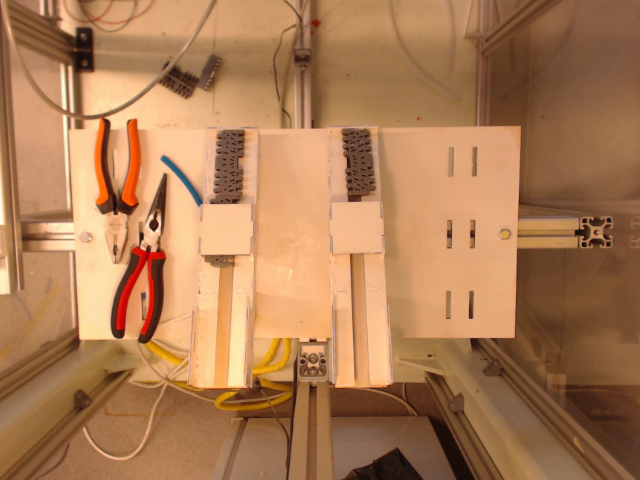
#> input picture code samples/moduleCamera/loadingDock2.png, 640 x 480 px
$ python findCorner.py   (older library calls are emulated)
#> lines starting #> are read from the running program, lines starting #| are printed output that depends on the picture; after the words box and inside, x2 and y2 are one past the last pixel; in counts of white or black regions, pixels touching at a corner belong together
import cv2
import numpy as np

#white = 255, black = 0

# 9,2           38, 2


# 9.58          38.58

dock = [[129 , 191,
         208, 258],
        [128, 188,
         326, 375]]


image = cv2.imread('loadingDock2.png')
#> image is the input picture: shape (480, 640, 3); mean B, G, R 84.3, 124, 172.4
startPosition = cv2.imread('initial.png')
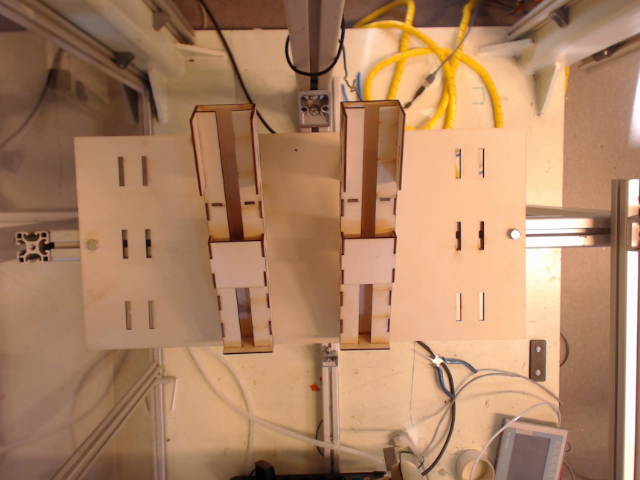
#> input picture code samples/moduleCamera/initial.png, 640 x 480 px
#> startPosition is the input picture: shape (480, 640, 3); mean B, G, R 99.6, 131.1, 173
cv2.imshow('sffr', image)

# End of Code

def toGreyscale(image):
    gray_image = cv2.cvtColor(image, cv2.COLOR_BGR2GRAY)
    return gray_image


crop_img = image[dock[0][0]:dock[0][1], dock[0][2]:dock[0][3]]
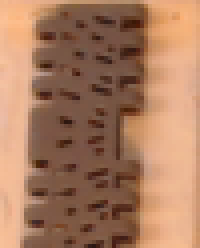
#> crop_img: shape (62, 50, 3) (shown 4 times larger); mean B, G, R 95.3, 123, 168.4
cv2.imshow('gray_image', crop_img)

grey_image=toGreyscale(crop_img)
#> in toGreyscale, `gray_image = cv2.cvtColor(image, cv2.COLOR_BGR2GRAY)`:
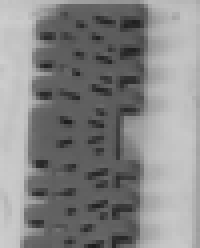
#> gray_image: shape (62, 50) (shown 4 times larger); min 28, max 206, mean 133.4

thresh = 120
black_image = cv2.threshold(grey_image, thresh, 255, cv2.THRESH_BINARY)[1]
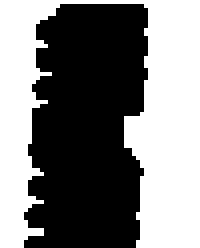
#> black_image: shape (62, 50) (shown 4 times larger); 48.6% white; 1 white region, box (x1, y1, x2, y2) and area: (0, 0, 50, 62) 1507
cv2.imshow('black image', black_image)


kernel = np.ones((5,5),np.uint8)
erode = cv2.erode(black_image,kernel,iterations = 1)
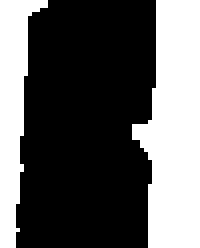
#> erode: shape (62, 50) (shown 4 times larger); 36.7% white; 2 white regions, box (x1, y1, x2, y2) and area: (33, 0, 50, 62) 769, (0, 0, 12, 62) 369
cv2.imshow('erode', erode)


ret,thresh = cv2.threshold(erode,127,255,0)
im2, contours, hierarchy = cv2.findContours(cv2.bitwise_not(thresh), cv2.RETR_TREE, cv2.CHAIN_APPROX_SIMPLE, )
#> im2: shape (62, 50); 63.3% white; 2 black regions
#> contours = 1 contour; box (x1, y1, x2, y2) and area: (4, 0, 39, 62) 1868
# print(contours[0])
print(contours[0][0][0][0]) #contours[countour][element][keep 0][key])
#| 12

# calculates the smallest [0][0] and the biggest [100][100] value to make a square
biggest = [0, 0]
smallest = [10000, 10000]
for cnt in contours:
    for x in range(len(cnt)):
        # print(cnt[x][0])
        if(cnt[x][0][0] > biggest[0] and cnt[x][0][1] > biggest[1]):
            biggest = [cnt[x][0][0], cnt[x][0][1]]
            print("new biggest:", biggest)
        if(cnt[x][0][0] < smallest[0] and cnt[x][0][1] < smallest[1]):
            smallest = [cnt[x][0][0], cnt[x][0][1]]
            print("new smallest:", smallest)
    print("endResult:", " smallest:", smallest, " biggest:", biggest, [smallest[0], biggest[1]])
#> this loop made 1 pass
#| new smallest: [12, 0]
#| new biggest: [12, 1]
#| new biggest: [36, 61]
#| endResult:  smallest: [12, 0]  biggest: [36, 61] [12, 61]
#> after the loop, biggest = [36, 61]; smallest = [12, 0]
    # print(smallest[1])


backtorgb = cv2.cvtColor(black_image,cv2.COLOR_GRAY2RGB) #convert an image to color so we can draw a colored countour

cnt = contours[0]
#> cnt = contour of 38 points, box (x1, y1, x2, y2) (4, 0, 39, 62), area 1868
M = cv2.moments(cnt)
#> M = moments, m00 1868, centre m10/m00, m01/m00 = (21.25, 30.8)
# cv2.drawContours(backtorgb, contours, -1, (0,255,0), 3)


contours34 = [np.array([smallest, [smallest[0], biggest[1]], biggest, [biggest[0], smallest[1]]], dtype=np.int32)] #draws square
#> contours34 = [[[12, 0], [12, 61], [36, 61], [36, 0]]]
for cnt in contours34:
    print("new")
    print(type(cnt))
    cv2.drawContours(backtorgb,[cnt],0,(255,0,0),2)
#> this loop made 1 pass
#> cnt on pass 1: [[12, 0], [12, 61], [36, 61], [36, 0]]
#| new
#| <class 'numpy.ndarray'>
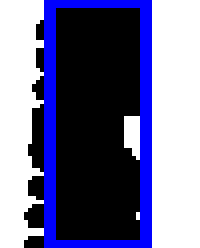
#> backtorgb: shape (62, 50, 3) (shown 4 times larger); mean B, G, R 146.3, 108.7, 108.7
cv2.imshow('final?', backtorgb)
print(len(backtorgb))
#| 62

print(black_image[0][0])
#| 255

rightSide= [[50 for x in range(int(biggest[0]/2)+1)] for y in range(biggest[1]+1)]
# leftSide = [[50 for x in range(500)] for y in range(500)]
leftSide= [[50 for x in range(int(biggest[0]/2)+1)] for y in range(biggest[1]+1)]
print("lenghte leftside:", len(leftSide[0]))
#| lenghte leftside: 19

print(type(biggest))
#| <class 'list'>
print("biggest1:", biggest[1], int(biggest[0]/2))
#| biggest1: 61 18
# fill leftSide list
whiteCounterLeft = 0
for y in range(smallest[1], biggest[1], 1): # loop through x axis
    for x in range(smallest[0], int(biggest[0]/2), 1): #loop through y axis
        if(black_image[y][x] == 255):
            whiteCounterLeft += 1
#> after the loop, whiteCounterLeft = 14
print("left:", whiteCounterLeft)
#| left: 14

#
# fill rightSide list
whiteCounterRight = 0
for y in range(smallest[1], biggest[1], 1): # loop through x axis
    # print("y", y)
    for x in range(int(biggest[0]/2),biggest[0] , 1): #loop through y axis
        if (black_image[y][x] == 255):
            whiteCounterRight += 1
#> after the loop, whiteCounterRight = 89
print("left:", whiteCounterRight)
#| left: 89


cv2.waitKey(0)  # Waits forever for user to press any key
cv2.destroyAllWindows()  # Closes displayed windows
